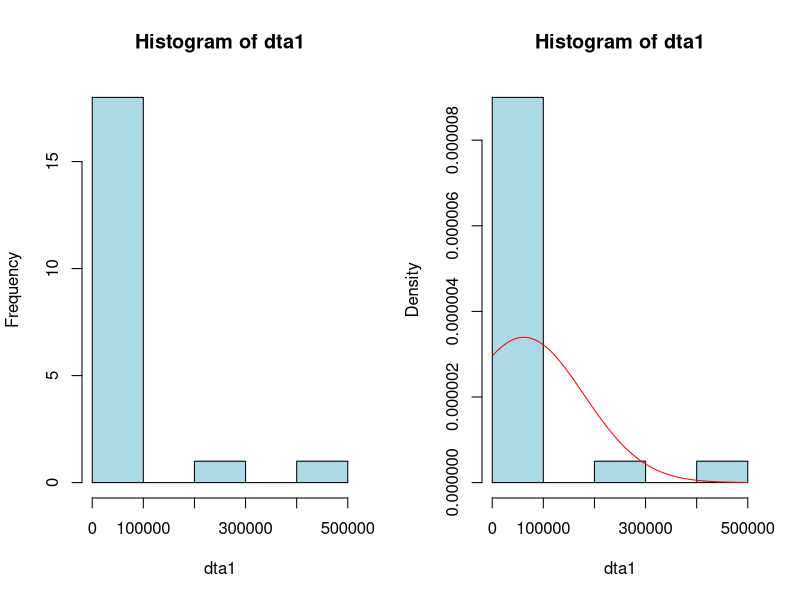
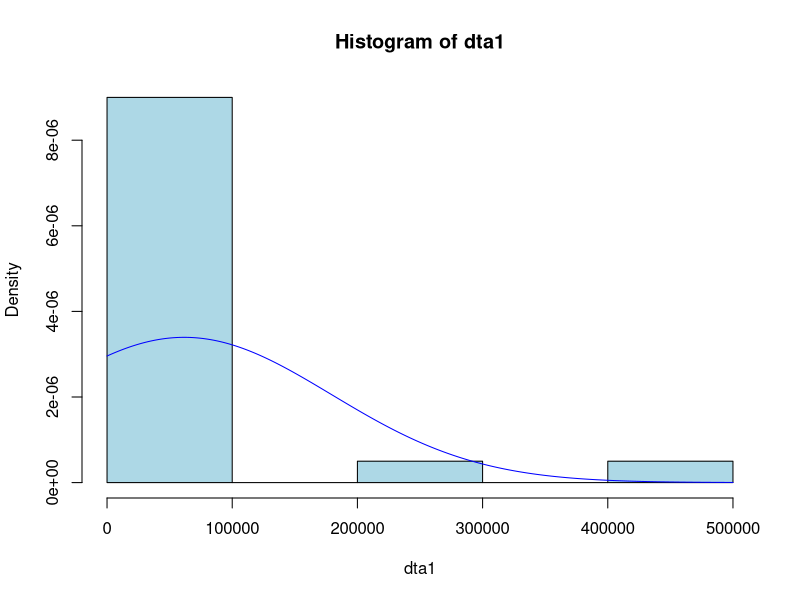
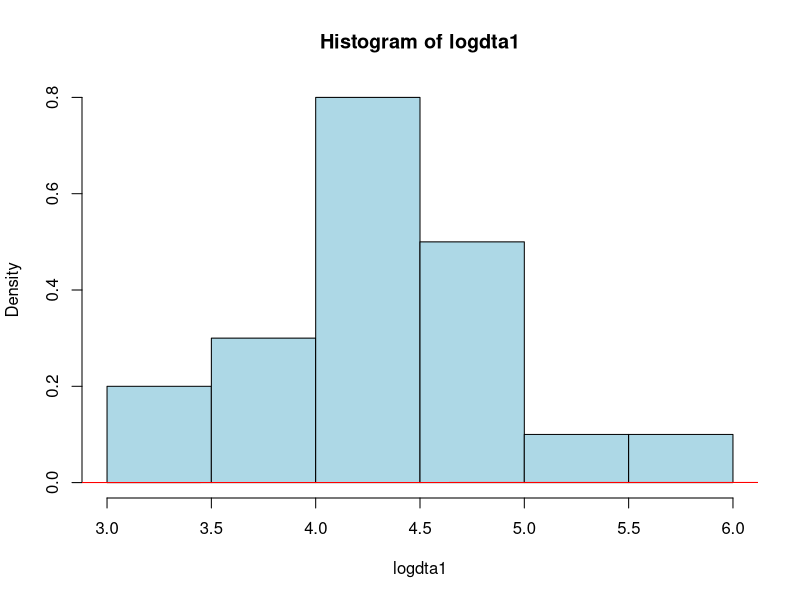
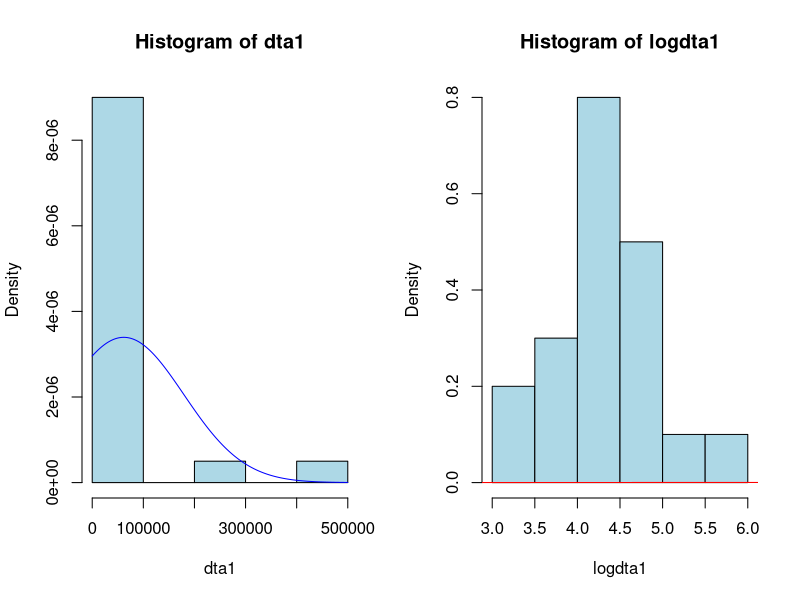

R code for these plots, in order: (Note: this script raises an error after producing the figures.)
#Lab3
#1.Create data 

##1.1
# enter data and save in a vector called "dta1"
dta1 <- c(79725,12862,18022,76712,256440,14013,46083,6808,85781,1251, 
          6081,50397,11020,13633,1064,496433,25308,6616,11210,13900)
dta1

length(dta1)
dim(dta1)
dim(as.matrix(dta1))
as.matrix(dta1)

#Force R not to use exponential notation
#options("scipen"=999,"digits"=2)
options("scipen"=999)

# compute some descriptive statistics
mean(dta1)
median(dta1)
sd(dta1)
#summary(dta1, digits=6)
summary(dta1)

par(mfrow=c(1,2))

hist(dta1,freq = T, col='light blue') # make a histogram
hist(dta1,freq = F, col='light blue') # make a histogram

# add a curve to the plot to show a normal distribution 
# with the same mean and sd as the data
lines(x=seq(0,500000,1000),y=dnorm(seq(0,500000,1000),mean(dta1),sd(dta1)), 
      col='red')

# set option for penalty for scientific notation to allow more digits in dta1 
par(mfrow=c(1,1))
options(scipen=1) 
hist(dta1, freq = F, col='light blue')
lines(seq(0,500000,1000),dnorm(seq(0,500000,1000), mean(dta1),sd(dta1)), col= 'blue')

##1.2
# transform and compute some descriptive statistics
logdta1 <- log10(dta1) 
mean(logdta1 )
median(logdta1 )
sd(logdta1 )
summary(logdta1 )
hist(logdta1 ,freq = F, col='light blue')  #make histogram
lines(log(seq(1,500000,1000)),
      dnorm(log(seq(1,500000,1000)),mean(logdta1),sd(logdta1)), 
      col= 'red')

par(mfrow=c(1,2))
hist(dta1, freq = F, col='light blue')
lines(seq(0,500000,1000),dnorm(seq(0,500000,1000), mean(dta1),sd(dta1)), col= 'blue')

hist(logdta1 ,freq = F, col='light blue')  #make histogram
lines(log(seq(1,500000,1000)),dnorm(log(seq(1,500000,1000)),mean(logdta1),sd(logdta1)), col= 'red')

##1.3
d <- data.frame(V1=c(23, 45, 56), V2=c(45, 45, 67))

## enter id here, you could also use 1:nrow(d) instead of rownames
id <- rownames(d)
d <- cbind(id=id, d)

## set colnames to OP's wishes
colnames(d) <- paste0("V", 1:ncol(d))


#2. From slide 6

##Create data frame from table

lab3.1 <- data.frame(CellLine=c("parental","parental","parental","parental","LR","LR","LR","LR","LTR","LTR","LTR","LTR"),
                     none=c(99.36,98.64,101.00,100.45,97.66,99.45,101.29,98.89,97,100.35,102.95,97.82),
                     lowdose=c(82.59,86.40,87.10,85.65,52.04,67.56,70.02,66.49,70.73,75.54,79.92,77.07),
                     highdose=c(41.37,51.68,57.88,63.18,30.45,34.47,41.92,44.48,38.55,47.94,56.07,54.13))  

subject = as.numeric(rownames(lab3.1))
lab3.1=cbind(subject=subject,lab3.1)

length(lab3.1)
lab3.1$id=seq(1:length(lab3.1))##
lab3.1$id=seq(1:nrow(lab3.1))

#Convert data between wide and long format
#install.packages("tidyr")
library(tidyr)
#gather() and spread() from the tidyr package. This is a newer interface to the reshape2 package.
#melt() and dcast() from the reshape2 package.
#see more details from http://www.cookbook-r.com/Manipulating_data/Converting_data_between_wide_and_long_format/

lab3.1_long <- gather(lab3.1, dose,measurement,none,lowdose,highdose)
lab3.1_long <- lab3.1_long[order(lab3.1_long$CellLine,lab3.1_long$dose),]
lab3.1_long


#From long to wide format
lab3.1_long <- lab3.1_long[order(lab3.1_long$subject),]
lab3.1_wide <- spread(lab3.1_long,dose,measurement)

#3. CLT

curve(dnorm(x), -4, 4, col = "red")
curve(dt(x, df = 1), add = TRUE)

curve(dnorm(x), -4, 4, col = "red")
curve(dt(x, df = 26), add = TRUE)


curve(dnorm(x), -4, 4, col = "black")
curve(dt(x, df = 1), add = TRUE, col="red")
curve(dt(x, df = 2), add = TRUE, col="blue")
curve(dt(x, df = 10), add = TRUE, col="green")
legend("topright", legend=c("N(0,1)", "t(1)","t(2)","t(10)"),
       col=c("black","red","blue","green"), lty=1, cex=0.8)

curve(dnorm(x), -4, 4, col = "black")
curve(dt(x, df = 1), add = TRUE, col="red")
curve(dt(x, df = 2), add = TRUE, col="blue")
curve(dt(x, df = 10), add = TRUE, col="green")
legend("topright", legend=c("N(0,1)", "t(1)","t(2)","t(10)"),
       col=c("black","red","blue","green"), lty=1, cex=0.8,box.lty = 0)

#4. test difference between two groups 
#Slide page 30
data1 <- data.frame(id=1:28, 
                    group=c("active","active","active","active","active","active","active","active","active","active","active","active","active","active", 
                            "control","control","control","control","control","control","control","control","control","control","control","control","control","control"),
                    CV=c(13.85,1.62,21.31,1.11,5.69,6.20,18.50,1.71,0.51,23.22,2.37,1.61,10.43,3.33,
                         40.91,14.61,29.91,37.68,18.73,27.02,16.43,86.53,1.41,0.56,11.41,0.60,12.92,33.55))

boxplot(CV~group,data=data1,xlab="Treatment Group",ylab="Contusion Volume (mm3)")
title("Contusion Volume by Treatment Group")

#############################################################################################
#slide page 37
curve(dnorm(x), -4, 4, col = "red")
curve(dt(x, df = 1), add = TRUE)

curve(dnorm(x), -4, 4, col = "red")
curve(dt(x, df = 26), add = TRUE)

#slide 38
curve(dnorm(x), -4, 4, col = "black")
curve(dt(x, df = 1), add = TRUE, col="red")
curve(dt(x, df = 2), add = TRUE, col="blue")
curve(dt(x, df = 10), add = TRUE, col="green")
legend("topright", legend=c("N(0,1)", "t(1)","t(2)","t(10)"),
       col=c("black","red","blue","green"), lty=1, cex=0.8)

curve(dnorm(x), -4, 4, col = "black")
curve(dt(x, df = 1), add = TRUE, col="red")
curve(dt(x, df = 2), add = TRUE, col="blue")
curve(dt(x, df = 10), add = TRUE, col="green")
legend("topright", legend=c("N(0,1)", "t(1)","t(2)","t(10)"),
       col=c("black","red","blue","green"), lty=1, cex=0.8,box.lty = 0)

#############################################################################################
#back to "TBI and Contusion Volume"
tapply(data1$CV, data1$group, summary)
tapply(data1$CV, data1$group,function(x) format(summary(x), scientific = TRUE))

library(dplyr)

data1 %>% 
  group_by(group) %>% 
  summarize(mean = mean(CV),
            sum = sum(CV),
            sd= sd(CV),
            median=median(CV),
            q1 = quantile(CV, 0.25),
            q3 = quantile(CV,0.75),
            IQR=q3-q1,
            count = n())

qt(c(0.025),df=26,lower.tail = T);#alpha=0.05


#t-test: two-sided and equal variance

t.test(CV ~ group, data1, var.equal=TRUE)

###summary(aov(CV ~ group, data1));#ANOVA
#using long format data
##1
data1 <- data1[order(data1$id),]
data1_wide <- data.frame(
  ID=1:14,
  active=data1$CV[1:14],
  control=data1$CV[15:28]
)

t.test(data1_wide$active, data1_wide$control, alternative = "two.sided", var.equal = T)

##2
data2 <- data.frame(active=c(13.85,1.62,21.31,1.11,5.69,6.20,18.50,1.71,0.51,23.22,2.37,1.61,10.43,3.33),
                    control=c(40.91,14.61,29.91,37.68,18.73,27.02,16.43,86.53,1.41,0.56,11.41,0.60,12.92,33.55))

t.test(data2$active, data2$control, alternative = "two.sided", var.equal = T)

pt(c(-2.4693),df=26,lower.tail = T)+pt(c(2.4693),df=26,lower.tail = F)

###########################################################################################################################
library(car)
leveneTest(CV~group,data1,center=mean)

#Normality check
# Shapiro-Wilk normality test for active
with(data1, shapiro.test(CV[group == "active"]))
# Shapiro-Wilk normality test for control
with(data1, shapiro.test(CV[group == "control"])) 

#From the output, the two p-values are smaller than the significance level 0.05 
#implying that the distribution of the data are significantly different from the normal distribution. 
#In other words, we cannot assume the normality.

par(mfrow=c(1,2))
qqPlot(data1$CV[data1$group == "active"],ylab="active")
qqPlot(data1$CV[data1$group == "control"],ylab="control")

#F-test to test for homogeneity in variances
var.test(CV ~ group, data = data1)
#The p-value of F-test is p-value = 0.0007429. 
#It's smaller than the significance level alpha = 0.05. 
#In conclusion, there is significant difference between the variances of the two sets of data. 
#Therefore, we cannot use the classic t-test witch assume equality of the two variances.





##0
t.test(CV ~ group, data1, var.equal=F)

##1
t.test(data1_wide$active, data1_wide$control, alternative = "two.sided", var.equal = F)

##2
t.test(data2$active, data2$control, alternative = "two.sided", var.equal = FALSE)

#Use the natural logarithm to transform the CV measure
data1$lnCV=log(data1$CV)

library(dplyr)

data1 %>% 
  group_by(group) %>% 
  summarize(mean = mean(lnCV),
            sd= sd(lnCV),
            count = n())

library(car)
leveneTest(lnCV~group,data1,center=mean)

par(mfrow=c(1,2))
qqPlot(data1$lnCV[data1$group == "active"],ylab="active")
qqPlot(data1$lnCV[data1$group == "control"],ylab="control")

t.test(lnCV ~ group, data1, var.equal=T)

#Normality check
# Shapiro-Wilk normality test for active
with(data1, shapiro.test(lnCV[group == "active"]))
# Shapiro-Wilk normality test for control
with(data1, shapiro.test(lnCV[group == "control"])) 
